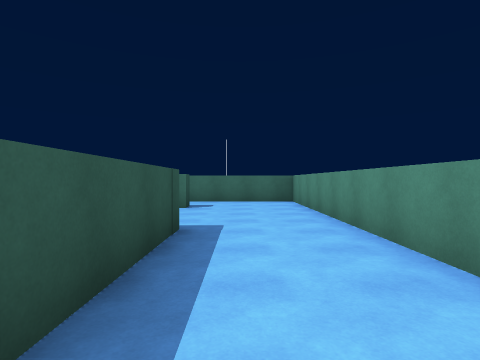
View 1 (above)

17 first-person views from a walk through a 3-D level made in the Unity game engine. The camera is 1.4 m above the floor, looks level and sees 80° across. The floor is counted in squares, 2 m on a side. Each view is taken from the middle of a square. On the plan, view 1 faces up. The plan holds only what a view shows up to about 10 squares ahead; the rest is blank. The place goes on beyond the plan. Some surface patterns are stand-ins.

View 2
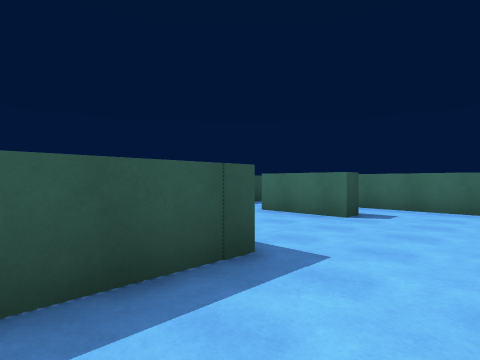

View 3
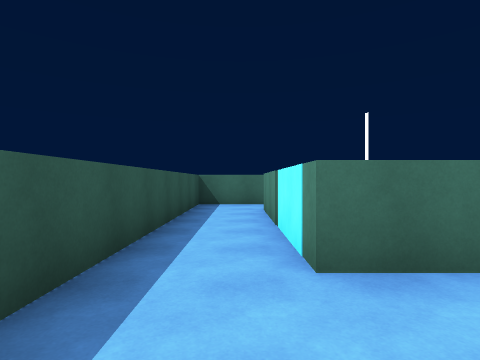

View 4
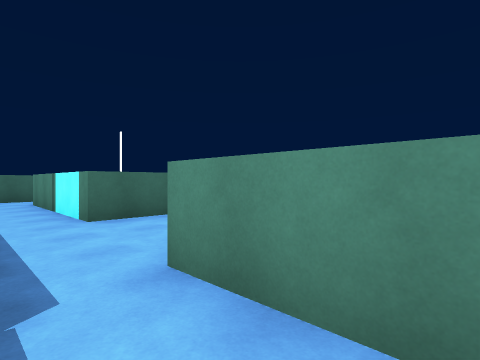

View 5
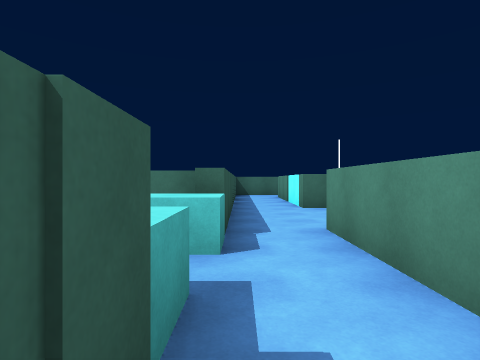

View 6
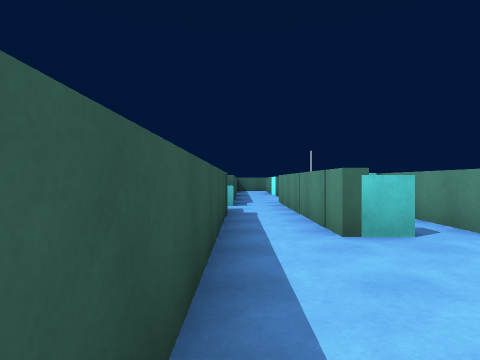

View 7
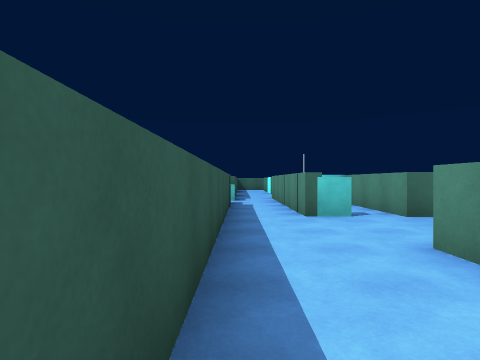

View 8
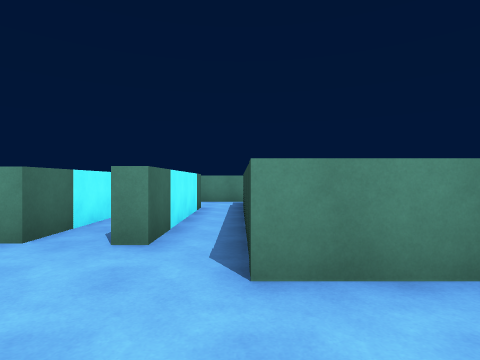

View 9
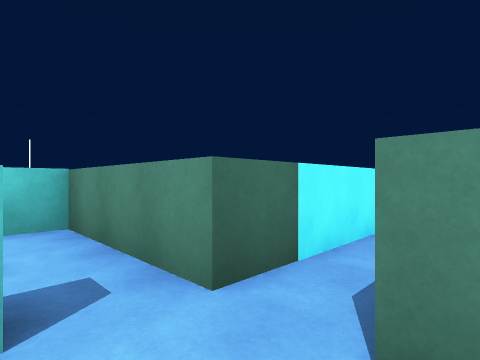

View 10
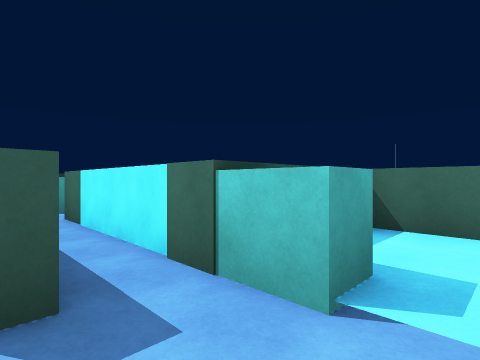

View 11
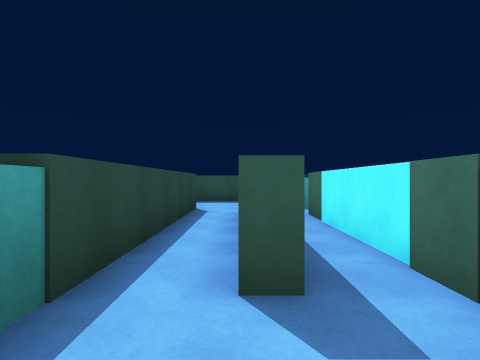

View 12
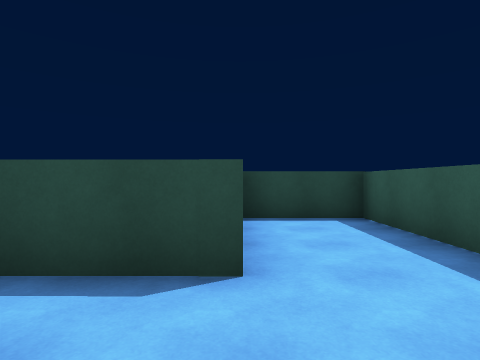

View 13
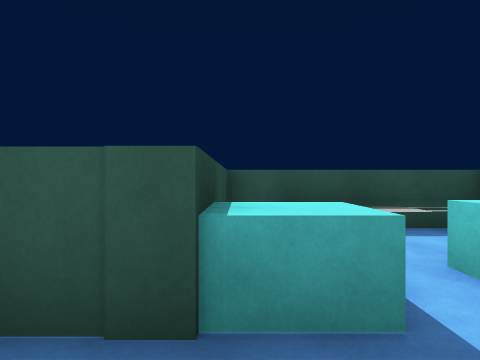

View 14
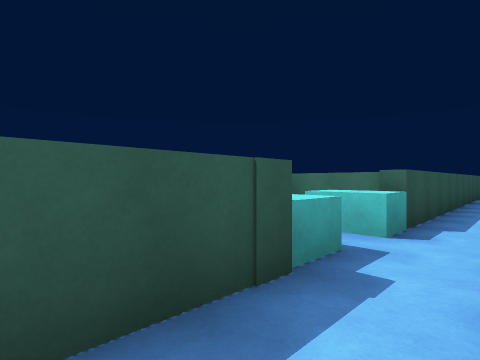

View 15
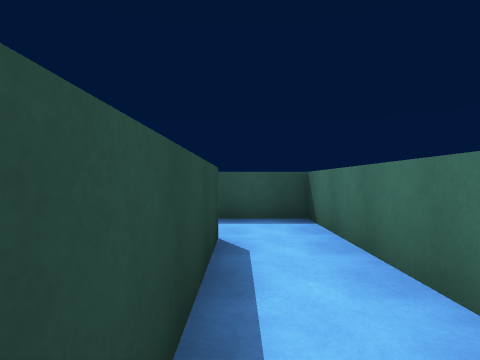

View 16
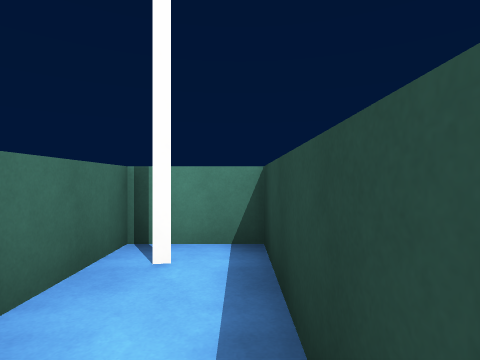

View 17
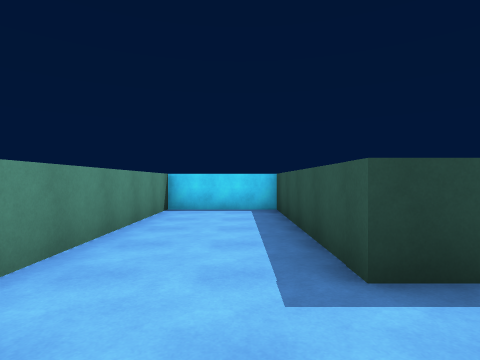

### Floor plan
Points are (right, up) in squares from view 1. A wall is a line through its corners. A room is listed if a view was taken in it or the views show most of it. See-through windows are left out.
Room 1 (views 1, 2, 3, 15, 16, 17)
walls: (-1.3, 7.8) (-1.3, 7.2) (-3.4, 7.2) (-3.4, 11.7) (0.1, 11.7) (0.1, 13.2) (-5.3, 13.2) (-5.3, 3.5); (-1.6, 4.1) (-0.9, 4.1) (-0.9, -0.8) (1.7, -0.8) (1.7, 8.5); (1.7, 8.6) (1.7, 9.3) (-2, 9.3)
ways out: opening at (-4, 4) to room 2
Room 2 (views 4, 13)
walls: (-5.6, 4.5) (-7.9, 4.5); (-3.8, 0.4) (-3.8, 4.1); (-8.2, 4.5) (-8.2, 0.8)
ways out: opening at (-4, 4) to room 1; opening at (-4.5, 0) to room 3
objects: cyan block (-6, 1); cyan block (-6, 3) to (-5, 3)
Room 3 (views 5, 6, 7, 8, 9, 12, 14)
walls: (-5.3, -1.5) (-5.3, -7.3) (-3, -7.3); (-1.9, -3) (-1.9, -2.5); (-3.8, -0.6) (-3.8, 0.4); (-1.9, -1.6) (-1.9, -0.6); (-3, -5.8) (-3, -4.1) (1.6, -4.1); (-5.3, 0.6) (-5.3, -1.4)
ways out: opening at (-4.5, 0) to room 2; opening at (-1, -2) to room 4; opening at (-2, 0.5) to room 5
objects: cyan block (-3, -1)
Room 4 (views 10, 11)
walls: (2.3, -2.5) (2.3, -3) (-1.9, -3); (2.3, -0.1) (2.3, -1.6) (-1.9, -1.6); (4.2, -4.1) (4.2, -2.8); (3.8, 0.9) (2.5, 0.9)
ways out: opening at (-1, -2) to room 3
objects: cyan block (2, -4) to (3, -4); cyan block (3, -1)
Room 5 (no view inside)
walls: (-1.9, -0.6) (-1.9, 0.9)
ways out: opening at (-2, 0.5) to room 3
objects: cyan block (-3, 2) to (-2, 2)

Where each view was taken, in squares from view 1:
view 1: 0 up, 0 right, facing up
view 2: 2 up, 1 right, facing up-left
view 3: 5 up, 4 left, facing up
view 4: 2 up, 5 left, facing up-right
view 5: 0 up, 5 left, facing up
view 6: 5 down, 5 left, facing up
view 7: 7 down, 5 left, facing up
view 8: 4 down, 5 left, facing right
view 9: 3 down, 3 left, facing up-right
view 10: 3 down, 4 right, facing up-left
view 11: 3 down, 4 right, facing left
view 12: 2 down, 3 left, facing down
view 13: 1 up, 4 left, facing left
view 14: 1 down, 4 left, facing up-left
view 15: 12 up, 0 right, facing left
view 16: 12 up, 3 left, facing right
view 17: 6 up, 0 right, facing down
